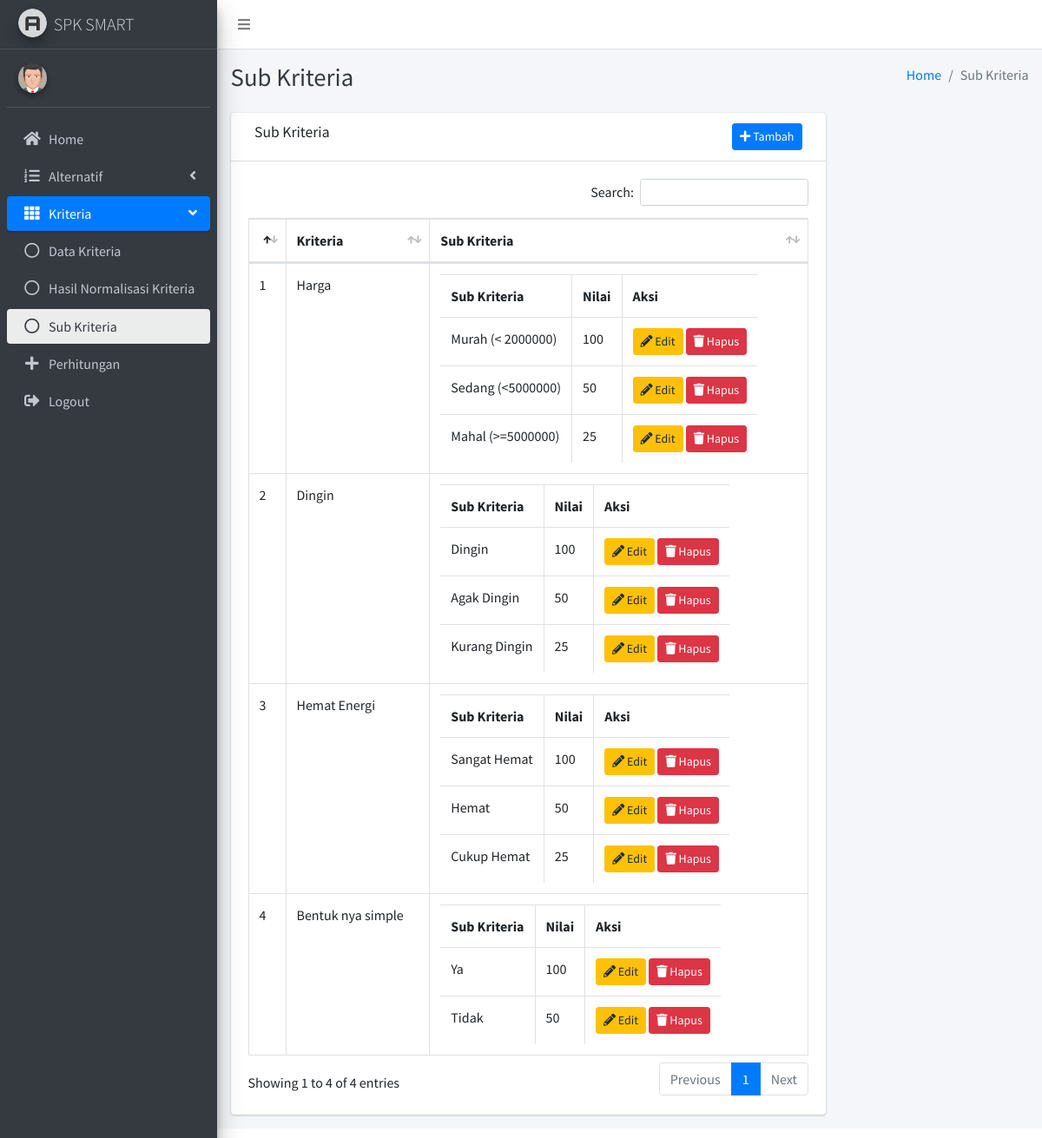
Screenshot of /sub-kriteria.php (signed in) with the database file from the repository.
### tables this page shows
CREATE TABLE `kriteria` (
  `id_kriteria` int(11) NOT NULL,
  `nm_kriteria` varchar(20) DEFAULT NULL,
  `bobot` int(11) DEFAULT NULL
);

CREATE TABLE `sub_kriteria` (
  `id_subkriteria` int(11) NOT NULL,
  `id_kriteria` int(11) DEFAULT NULL,
  `nm_subkriteria` varchar(20) DEFAULT NULL,
  `nilai` int(11) DEFAULT NULL
);

### sub-kriteria.php (called while the page is built)
<?php
include 'src/page/kriteria/sub-kriteria/index.php';

### src/page/kriteria/sub-kriteria/content.php (the view)
<?php
  $dataKriteria = mysqli_query($conn, "SELECT * FROM kriteria");
?>
  <div class="content-wrapper">
    <div class="content-header">
      <div class="container-fluid">
        <div class="row mb-2">
          <div class="col-sm-6">
            <h1 class="m-0 text-dark"><?= $title; ?></h1>
          </div>
          <div class="col-sm-6">
            <ol class="breadcrumb float-sm-right">
              <li class="breadcrumb-item"><a href="index.php">Home</a></li>
              <li class="breadcrumb-item active"><?= $title; ?></li>
            </ol>
          </div>
        </div>
      </div>
    </div>
    <section class="content">
      <div class="container-fluid">
        <div class="row">
          <div class="col-lg-9 col-sm-12">
            <div class="card">
              <div class="card-header">
                <div class="col">
                  <h3 class="card-title"><?= $title ?> </h3>
                </div>
                <div class="col text-right">
                <a href="?m=add" class="btn btn-primary btn-sm"><i class="fas fa-plus"></i> Tambah</a>
                </div>
              </div>
              <div class="card-body">
                <div class="table-responsive">
                  <table id="datatable" class="table table-bordered table-hover">
                    <thead>
                    <tr>
                      <th style="width:5%;"></th>
                      <th>Kriteria</th>
                      <th>Sub Kriteria</th>
                    </tr>
                    </thead>
                    <tbody>
                    <?php $i=0; while($d = mysqli_fetch_assoc($dataKriteria)): ?>
                    <tr>
                      <td><?= ++$i ?></td>
                      <td><?= $d['nm_kriteria'] ?></td>
                      <td>
                      <table>
                        <thead>
                          <tr>
                            <th>Sub Kriteria</th>
                            <th>Nilai</th>
                            <th>Aksi</th>
                          </tr>
                        </thead>
                        <tbody>
                        <?php
                          $idKriteria = $d['id_kriteria'];
                          $dataSubKriteria = mysqli_query($conn, "SELECT * FROM sub_kriteria INNER JOIN kriteria ON sub_kriteria.id_kriteria = kriteria.id_kriteria WHERE kriteria.id_kriteria = $idKriteria");
                          while($ds = mysqli_fetch_assoc($dataSubKriteria)):
                        ?>
                          <tr>
                            <td><?= $ds['nm_subkriteria'] ?></td>
                            <td><?= $ds['nilai'] ?></td>
                            <td>
                              <a href="?m=edit&idk=<?= $idKriteria ?>&ids=<?= $ds['id_subkriteria'] ?>" class="btn btn-warning btn-sm"><i class="fas fa-pencil-alt"></i> Edit</a>
                              <a href="?hapus=subkriteria&id=<?= $ds['id_subkriteria'] ?>" onclick="return confirm('Hapus Data Subkriteria?')" class="btn btn-danger btn-sm"><i class="fas fa-trash"></i> Hapus</a>
                            </td>
                          </tr>
                          <?php endwhile ?>
                        </tbody>
                      </table>
                      </td>
                    </tr>
                    <?php endwhile ?>
                    </tbody>
                  </table>
                </div>
              </div>
            </div>
          </div>
        </div>
      </div>
    </section>
  </div>

### rows the page displays
kriteria: nm_kriteria "Harga"
sub_kriteria: nm_subkriteria "Murah (< 2000000)", nilai "100"
sub_kriteria: nm_subkriteria "Sedang (<5000000)", nilai "50"
sub_kriteria: nm_subkriteria "Mahal (>=5000000)", nilai "25"
kriteria: nm_kriteria "Dingin"
sub_kriteria: nm_subkriteria "Dingin", nilai "100"
sub_kriteria: nm_subkriteria "Agak Dingin", nilai "50"
sub_kriteria: nm_subkriteria "Kurang Dingin", nilai "25"
kriteria: nm_kriteria "Hemat Energi"
sub_kriteria: nm_subkriteria "Sangat Hemat", nilai "100"
sub_kriteria: nm_subkriteria "Hemat", nilai "50"
sub_kriteria: nm_subkriteria "Cukup Hemat", nilai "25"
kriteria: nm_kriteria "Bentuk nya simple"
sub_kriteria: nm_subkriteria "Ya", nilai "100"
sub_kriteria: nm_subkriteria "Tidak", nilai "50"

### other values shown
$title "Sub Kriteria"
